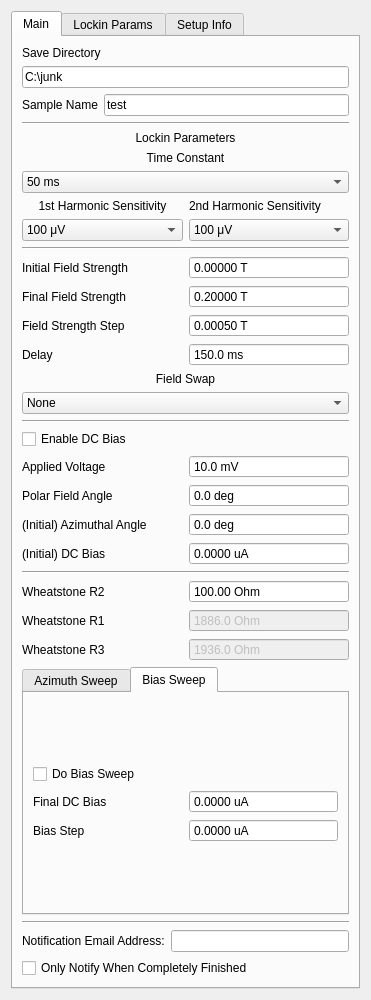
<?xml version="1.0" encoding="UTF-8"?>
<ui version="4.0">
 <class>Form</class>
 <widget class="QWidget" name="Form">
  <property name="geometry">
   <rect>
    <x>0</x>
    <y>0</y>
    <width>371</width>
    <height>1000</height>
   </rect>
  </property>
  <property name="windowTitle">
   <string>Form</string>
  </property>
  <layout class="QVBoxLayout" name="verticalLayout">
   <item>
    <widget class="QTabWidget" name="tabWidget">
     <property name="currentIndex">
      <number>0</number>
     </property>
     <widget class="QWidget" name="tab_3">
      <attribute name="title">
       <string>Main</string>
      </attribute>
      <layout class="QVBoxLayout" name="verticalLayout_4">
       <item>
        <layout class="QGridLayout" name="save_params">
         <item row="0" column="0" colspan="2">
          <widget class="QLabel" name="label_8">
           <property name="text">
            <string>Save Directory</string>
           </property>
          </widget>
         </item>
         <item row="1" column="0" colspan="2">
          <widget class="QLineEdit" name="save_dir">
           <property name="text">
            <string>C:\junk</string>
           </property>
           <property name="placeholderText">
            <string>C:\Users\</string>
           </property>
          </widget>
         </item>
         <item row="2" column="1">
          <widget class="QLineEdit" name="sample_name">
           <property name="text">
            <string>test</string>
           </property>
           <property name="placeholderText">
            <string>test</string>
           </property>
          </widget>
         </item>
         <item row="2" column="0">
          <widget class="QLabel" name="label_12">
           <property name="enabled">
            <bool>true</bool>
           </property>
           <property name="text">
            <string>Sample Name</string>
           </property>
          </widget>
         </item>
        </layout>
       </item>
       <item>
        <widget class="Line" name="line_3">
         <property name="orientation">
          <enum>Qt::Horizontal</enum>
         </property>
        </widget>
       </item>
       <item>
        <layout class="QGridLayout" name="lockin_params">
         <item row="1" column="0" colspan="2">
          <widget class="QLabel" name="label_3">
           <property name="text">
            <string>Time Constant</string>
           </property>
           <property name="alignment">
            <set>Qt::AlignCenter</set>
           </property>
          </widget>
         </item>
         <item row="2" column="0" colspan="2">
          <widget class="QComboBox" name="time_constant">
           <property name="currentText" stdset="0">
            <string>50 ms</string>
           </property>
           <property name="currentIndex">
            <number>10</number>
           </property>
           <item>
            <property name="text">
             <string>10 μs</string>
            </property>
           </item>
           <item>
            <property name="text">
             <string>20 μs</string>
            </property>
           </item>
           <item>
            <property name="text">
             <string>40 μs</string>
            </property>
           </item>
           <item>
            <property name="text">
             <string>80 μs</string>
            </property>
           </item>
           <item>
            <property name="text">
             <string>160 μs</string>
            </property>
           </item>
           <item>
            <property name="text">
             <string>320 μs</string>
            </property>
           </item>
           <item>
            <property name="text">
             <string>640 μs</string>
            </property>
           </item>
           <item>
            <property name="text">
             <string>5 ms</string>
            </property>
           </item>
           <item>
            <property name="text">
             <string>10 ms</string>
            </property>
           </item>
           <item>
            <property name="text">
             <string>20 ms</string>
            </property>
           </item>
           <item>
            <property name="text">
             <string>50 ms</string>
            </property>
           </item>
           <item>
            <property name="text">
             <string>100 ms</string>
            </property>
           </item>
           <item>
            <property name="text">
             <string>200 ms</string>
            </property>
           </item>
           <item>
            <property name="text">
             <string>500 ms</string>
            </property>
           </item>
           <item>
            <property name="text">
             <string>1 s</string>
            </property>
           </item>
           <item>
            <property name="text">
             <string>2 s</string>
            </property>
           </item>
           <item>
            <property name="text">
             <string>5 s</string>
            </property>
           </item>
           <item>
            <property name="text">
             <string>10 s</string>
            </property>
           </item>
           <item>
            <property name="text">
             <string>20 s</string>
            </property>
           </item>
           <item>
            <property name="text">
             <string>50 s</string>
            </property>
           </item>
           <item>
            <property name="text">
             <string>100 s</string>
            </property>
           </item>
           <item>
            <property name="text">
             <string>200 s</string>
            </property>
           </item>
           <item>
            <property name="text">
             <string>500 s</string>
            </property>
           </item>
           <item>
            <property name="text">
             <string>1 ks</string>
            </property>
           </item>
           <item>
            <property name="text">
             <string>2 ks</string>
            </property>
           </item>
           <item>
            <property name="text">
             <string>5 ks</string>
            </property>
           </item>
           <item>
            <property name="text">
             <string>10 ks</string>
            </property>
           </item>
           <item>
            <property name="text">
             <string>20 ks</string>
            </property>
           </item>
           <item>
            <property name="text">
             <string>50 ks</string>
            </property>
           </item>
          </widget>
         </item>
         <item row="0" column="0" colspan="2">
          <widget class="QLabel" name="label_7">
           <property name="text">
            <string>Lockin Parameters</string>
           </property>
           <property name="alignment">
            <set>Qt::AlignCenter</set>
           </property>
          </widget>
         </item>
         <item row="3" column="1">
          <widget class="QLabel" name="label_27">
           <property name="text">
            <string>2nd Harmonic Sensitivity</string>
           </property>
          </widget>
         </item>
         <item row="3" column="0">
          <widget class="QLabel" name="label_2">
           <property name="text">
            <string>1st Harmonic Sensitivity</string>
           </property>
           <property name="alignment">
            <set>Qt::AlignCenter</set>
           </property>
          </widget>
         </item>
         <item row="4" column="0">
          <widget class="QComboBox" name="sensitivity1">
           <property name="editable">
            <bool>false</bool>
           </property>
           <property name="currentIndex">
            <number>15</number>
           </property>
           <item>
            <property name="text">
             <string>0 V</string>
            </property>
           </item>
           <item>
            <property name="text">
             <string>2 nV</string>
            </property>
           </item>
           <item>
            <property name="text">
             <string>5 nV</string>
            </property>
           </item>
           <item>
            <property name="text">
             <string>10 nV</string>
            </property>
           </item>
           <item>
            <property name="text">
             <string>20 nV</string>
            </property>
           </item>
           <item>
            <property name="text">
             <string>50 nV</string>
            </property>
           </item>
           <item>
            <property name="text">
             <string>100 nV</string>
            </property>
           </item>
           <item>
            <property name="text">
             <string>200 nV</string>
            </property>
           </item>
           <item>
            <property name="text">
             <string>500 nV</string>
            </property>
           </item>
           <item>
            <property name="text">
             <string>1 μV</string>
            </property>
           </item>
           <item>
            <property name="text">
             <string>2 μV</string>
            </property>
           </item>
           <item>
            <property name="text">
             <string>5 μV</string>
            </property>
           </item>
           <item>
            <property name="text">
             <string>10 μV</string>
            </property>
           </item>
           <item>
            <property name="text">
             <string>20 μV</string>
            </property>
           </item>
           <item>
            <property name="text">
             <string>50 μV</string>
            </property>
           </item>
           <item>
            <property name="text">
             <string>100 μV</string>
            </property>
           </item>
           <item>
            <property name="text">
             <string>200 μV</string>
            </property>
           </item>
           <item>
            <property name="text">
             <string>500 μV</string>
            </property>
           </item>
           <item>
            <property name="text">
             <string>1 mV</string>
            </property>
           </item>
           <item>
            <property name="text">
             <string>2 mV</string>
            </property>
           </item>
           <item>
            <property name="text">
             <string>5 mV</string>
            </property>
           </item>
           <item>
            <property name="text">
             <string>10 mV</string>
            </property>
           </item>
           <item>
            <property name="text">
             <string>20 mV</string>
            </property>
           </item>
           <item>
            <property name="text">
             <string>50 mV</string>
            </property>
           </item>
           <item>
            <property name="text">
             <string>100 mV</string>
            </property>
           </item>
           <item>
            <property name="text">
             <string>200 mV</string>
            </property>
           </item>
           <item>
            <property name="text">
             <string>500 mV</string>
            </property>
           </item>
           <item>
            <property name="text">
             <string>1 V</string>
            </property>
           </item>
          </widget>
         </item>
         <item row="4" column="1">
          <widget class="QComboBox" name="sensitivity2">
           <property name="editable">
            <bool>false</bool>
           </property>
           <property name="currentIndex">
            <number>15</number>
           </property>
           <item>
            <property name="text">
             <string>0 V</string>
            </property>
           </item>
           <item>
            <property name="text">
             <string>2 nV</string>
            </property>
           </item>
           <item>
            <property name="text">
             <string>5 nV</string>
            </property>
           </item>
           <item>
            <property name="text">
             <string>10 nV</string>
            </property>
           </item>
           <item>
            <property name="text">
             <string>20 nV</string>
            </property>
           </item>
           <item>
            <property name="text">
             <string>50 nV</string>
            </property>
           </item>
           <item>
            <property name="text">
             <string>100 nV</string>
            </property>
           </item>
           <item>
            <property name="text">
             <string>200 nV</string>
            </property>
           </item>
           <item>
            <property name="text">
             <string>500 nV</string>
            </property>
           </item>
           <item>
            <property name="text">
             <string>1 μV</string>
            </property>
           </item>
           <item>
            <property name="text">
             <string>2 μV</string>
            </property>
           </item>
           <item>
            <property name="text">
             <string>5 μV</string>
            </property>
           </item>
           <item>
            <property name="text">
             <string>10 μV</string>
            </property>
           </item>
           <item>
            <property name="text">
             <string>20 μV</string>
            </property>
           </item>
           <item>
            <property name="text">
             <string>50 μV</string>
            </property>
           </item>
           <item>
            <property name="text">
             <string>100 μV</string>
            </property>
           </item>
           <item>
            <property name="text">
             <string>200 μV</string>
            </property>
           </item>
           <item>
            <property name="text">
             <string>500 μV</string>
            </property>
           </item>
           <item>
            <property name="text">
             <string>1 mV</string>
            </property>
           </item>
           <item>
            <property name="text">
             <string>2 mV</string>
            </property>
           </item>
           <item>
            <property name="text">
             <string>5 mV</string>
            </property>
           </item>
           <item>
            <property name="text">
             <string>10 mV</string>
            </property>
           </item>
           <item>
            <property name="text">
             <string>20 mV</string>
            </property>
           </item>
           <item>
            <property name="text">
             <string>50 mV</string>
            </property>
           </item>
           <item>
            <property name="text">
             <string>100 mV</string>
            </property>
           </item>
           <item>
            <property name="text">
             <string>200 mV</string>
            </property>
           </item>
           <item>
            <property name="text">
             <string>500 mV</string>
            </property>
           </item>
           <item>
            <property name="text">
             <string>1 V</string>
            </property>
           </item>
          </widget>
         </item>
        </layout>
       </item>
       <item>
        <widget class="Line" name="line">
         <property name="orientation">
          <enum>Qt::Horizontal</enum>
         </property>
        </widget>
       </item>
       <item>
        <layout class="QGridLayout" name="initial_params">
         <item row="0" column="0">
          <widget class="QLabel" name="label_14">
           <property name="text">
            <string>Initial Field Strength</string>
           </property>
          </widget>
         </item>
         <item row="2" column="0">
          <widget class="QLabel" name="label_9">
           <property name="text">
            <string>Field Strength Step</string>
           </property>
          </widget>
         </item>
         <item row="1" column="0">
          <widget class="QLabel" name="label_19">
           <property name="text">
            <string>Final Field Strength</string>
           </property>
          </widget>
         </item>
         <item row="3" column="0">
          <widget class="QLabel" name="label_15">
           <property name="text">
            <string>Delay</string>
           </property>
          </widget>
         </item>
         <item row="3" column="1">
          <widget class="QDoubleSpinBox" name="delay">
           <property name="buttonSymbols">
            <enum>QAbstractSpinBox::NoButtons</enum>
           </property>
           <property name="suffix">
            <string> ms</string>
           </property>
           <property name="decimals">
            <number>1</number>
           </property>
           <property name="maximum">
            <double>10000.000000000000000</double>
           </property>
           <property name="value">
            <double>150.000000000000000</double>
           </property>
          </widget>
         </item>
         <item row="0" column="1">
          <widget class="QDoubleSpinBox" name="field_start">
           <property name="buttonSymbols">
            <enum>QAbstractSpinBox::NoButtons</enum>
           </property>
           <property name="suffix">
            <string> T</string>
           </property>
           <property name="decimals">
            <number>5</number>
           </property>
           <property name="minimum">
            <double>-0.270000000000000</double>
           </property>
           <property name="maximum">
            <double>0.270000000000000</double>
           </property>
           <property name="singleStep">
            <double>0.000010000000000</double>
           </property>
           <property name="value">
            <double>0.000000000000000</double>
           </property>
          </widget>
         </item>
         <item row="1" column="1">
          <widget class="QDoubleSpinBox" name="field_end">
           <property name="buttonSymbols">
            <enum>QAbstractSpinBox::NoButtons</enum>
           </property>
           <property name="suffix">
            <string> T</string>
           </property>
           <property name="decimals">
            <number>5</number>
           </property>
           <property name="minimum">
            <double>0.000000000000000</double>
           </property>
           <property name="maximum">
            <double>0.270000000000000</double>
           </property>
           <property name="singleStep">
            <double>0.000010000000000</double>
           </property>
           <property name="value">
            <double>0.200000000000000</double>
           </property>
          </widget>
         </item>
         <item row="2" column="1">
          <widget class="QDoubleSpinBox" name="field_step">
           <property name="buttonSymbols">
            <enum>QAbstractSpinBox::NoButtons</enum>
           </property>
           <property name="suffix">
            <string> T</string>
           </property>
           <property name="decimals">
            <number>5</number>
           </property>
           <property name="minimum">
            <double>0.000000000000000</double>
           </property>
           <property name="maximum">
            <double>0.270000000000000</double>
           </property>
           <property name="singleStep">
            <double>0.000010000000000</double>
           </property>
           <property name="value">
            <double>0.000500000000000</double>
           </property>
          </widget>
         </item>
         <item row="4" column="0" colspan="2">
          <widget class="QLabel" name="label_26">
           <property name="text">
            <string>Field Swap</string>
           </property>
           <property name="alignment">
            <set>Qt::AlignCenter</set>
           </property>
          </widget>
         </item>
         <item row="5" column="0" colspan="2">
          <widget class="QComboBox" name="comboBox_2">
           <property name="currentIndex">
            <number>0</number>
           </property>
           <item>
            <property name="text">
             <string>None</string>
            </property>
           </item>
           <item>
            <property name="text">
             <string>Hysteretic</string>
            </property>
           </item>
           <item>
            <property name="text">
             <string>Maximum</string>
            </property>
           </item>
          </widget>
         </item>
        </layout>
       </item>
       <item>
        <widget class="Line" name="line_4">
         <property name="orientation">
          <enum>Qt::Horizontal</enum>
         </property>
        </widget>
       </item>
       <item>
        <widget class="QCheckBox" name="use_bias">
         <property name="text">
          <string>Enable DC Bias</string>
         </property>
         <property name="tristate">
          <bool>false</bool>
         </property>
        </widget>
       </item>
       <item>
        <layout class="QGridLayout" name="gridLayout_4">
         <item row="1" column="1">
          <widget class="QDoubleSpinBox" name="polar_field">
           <property name="buttonSymbols">
            <enum>QAbstractSpinBox::NoButtons</enum>
           </property>
           <property name="suffix">
            <string> deg</string>
           </property>
           <property name="decimals">
            <number>1</number>
           </property>
           <property name="maximum">
            <double>90.000000000000000</double>
           </property>
          </widget>
         </item>
         <item row="0" column="0">
          <widget class="QLabel" name="label">
           <property name="text">
            <string>Applied Voltage</string>
           </property>
          </widget>
         </item>
         <item row="2" column="0">
          <widget class="QLabel" name="label_4">
           <property name="text">
            <string>(Initial) Azimuthal Angle</string>
           </property>
          </widget>
         </item>
         <item row="2" column="1">
          <widget class="QDoubleSpinBox" name="azimuth_start">
           <property name="buttonSymbols">
            <enum>QAbstractSpinBox::NoButtons</enum>
           </property>
           <property name="suffix">
            <string> deg</string>
           </property>
           <property name="decimals">
            <number>1</number>
           </property>
           <property name="maximum">
            <double>360.000000000000000</double>
           </property>
           <property name="singleStep">
            <double>0.500000000000000</double>
           </property>
          </widget>
         </item>
         <item row="1" column="0">
          <widget class="QLabel" name="label_10">
           <property name="text">
            <string>Polar Field Angle</string>
           </property>
          </widget>
         </item>
         <item row="0" column="1">
          <widget class="QDoubleSpinBox" name="applied_voltage">
           <property name="buttonSymbols">
            <enum>QAbstractSpinBox::NoButtons</enum>
           </property>
           <property name="suffix">
            <string> mV</string>
           </property>
           <property name="decimals">
            <number>1</number>
           </property>
           <property name="maximum">
            <double>5000.000000000000000</double>
           </property>
           <property name="singleStep">
            <double>0.100000000000000</double>
           </property>
           <property name="value">
            <double>10.000000000000000</double>
           </property>
          </widget>
         </item>
         <item row="3" column="0">
          <widget class="QLabel" name="label_21">
           <property name="text">
            <string>(Initial) DC Bias</string>
           </property>
          </widget>
         </item>
         <item row="3" column="1">
          <widget class="QDoubleSpinBox" name="bias_start">
           <property name="buttonSymbols">
            <enum>QAbstractSpinBox::NoButtons</enum>
           </property>
           <property name="suffix">
            <string> uA</string>
           </property>
           <property name="decimals">
            <number>4</number>
           </property>
           <property name="maximum">
            <double>10000.000000000000000</double>
           </property>
          </widget>
         </item>
        </layout>
       </item>
       <item>
        <widget class="Line" name="line_6">
         <property name="orientation">
          <enum>Qt::Horizontal</enum>
         </property>
        </widget>
       </item>
       <item>
        <layout class="QGridLayout" name="gridLayout_3">
         <item row="1" column="0">
          <widget class="QLabel" name="label_13">
           <property name="text">
            <string>Wheatstone R1</string>
           </property>
          </widget>
         </item>
         <item row="2" column="0">
          <widget class="QLabel" name="label_16">
           <property name="text">
            <string>Wheatstone R3</string>
           </property>
          </widget>
         </item>
         <item row="1" column="1">
          <widget class="QDoubleSpinBox" name="wheatstone_R1">
           <property name="enabled">
            <bool>false</bool>
           </property>
           <property name="buttonSymbols">
            <enum>QAbstractSpinBox::NoButtons</enum>
           </property>
           <property name="suffix">
            <string> Ohm</string>
           </property>
           <property name="decimals">
            <number>1</number>
           </property>
           <property name="maximum">
            <double>9999.000000000000000</double>
           </property>
           <property name="value">
            <double>1886.000000000000000</double>
           </property>
          </widget>
         </item>
         <item row="2" column="1">
          <widget class="QDoubleSpinBox" name="wheatstone_R3">
           <property name="enabled">
            <bool>false</bool>
           </property>
           <property name="buttonSymbols">
            <enum>QAbstractSpinBox::NoButtons</enum>
           </property>
           <property name="suffix">
            <string> Ohm</string>
           </property>
           <property name="decimals">
            <number>1</number>
           </property>
           <property name="maximum">
            <double>9999.000000000000000</double>
           </property>
           <property name="value">
            <double>1936.000000000000000</double>
           </property>
          </widget>
         </item>
         <item row="0" column="0">
          <widget class="QLabel" name="label_11">
           <property name="text">
            <string>Wheatstone R2</string>
           </property>
          </widget>
         </item>
         <item row="0" column="1">
          <widget class="QDoubleSpinBox" name="wheatstone_R2">
           <property name="buttonSymbols">
            <enum>QAbstractSpinBox::NoButtons</enum>
           </property>
           <property name="suffix">
            <string> Ohm</string>
           </property>
           <property name="decimals">
            <number>2</number>
           </property>
           <property name="maximum">
            <double>99999.000000000000000</double>
           </property>
           <property name="singleStep">
            <double>0.010000000000000</double>
           </property>
           <property name="value">
            <double>100.000000000000000</double>
           </property>
          </widget>
         </item>
        </layout>
       </item>
       <item>
        <widget class="QTabWidget" name="tabs">
         <property name="currentIndex">
          <number>1</number>
         </property>
         <widget class="QWidget" name="tab">
          <property name="styleSheet">
           <string notr="true"/>
          </property>
          <attribute name="title">
           <string>Azimuth Sweep</string>
          </attribute>
          <layout class="QVBoxLayout" name="verticalLayout_2">
           <item>
            <layout class="QGridLayout" name="gridLayout_2">
             <item row="1" column="0">
              <widget class="QLabel" name="label_5">
               <property name="text">
                <string>Final Azimuthal Angle</string>
               </property>
              </widget>
             </item>
             <item row="1" column="1">
              <widget class="QDoubleSpinBox" name="azimuth_end">
               <property name="buttonSymbols">
                <enum>QAbstractSpinBox::NoButtons</enum>
               </property>
               <property name="suffix">
                <string> deg</string>
               </property>
              </widget>
             </item>
             <item row="2" column="0">
              <widget class="QLabel" name="label_6">
               <property name="text">
                <string>Azimuth Step</string>
               </property>
              </widget>
             </item>
             <item row="2" column="1">
              <widget class="QDoubleSpinBox" name="azimuth_step">
               <property name="buttonSymbols">
                <enum>QAbstractSpinBox::NoButtons</enum>
               </property>
               <property name="suffix">
                <string> deg</string>
               </property>
              </widget>
             </item>
             <item row="0" column="0" colspan="2">
              <widget class="QCheckBox" name="do_azimuth_sweep">
               <property name="text">
                <string>Do Azimuth Sweep</string>
               </property>
               <property name="tristate">
                <bool>false</bool>
               </property>
              </widget>
             </item>
            </layout>
           </item>
          </layout>
         </widget>
         <widget class="QWidget" name="tab_2">
          <attribute name="title">
           <string>Bias Sweep</string>
          </attribute>
          <layout class="QVBoxLayout" name="verticalLayout_3">
           <item>
            <layout class="QGridLayout" name="gridLayout">
             <item row="0" column="0" colspan="2">
              <widget class="QCheckBox" name="do_bias_sweep">
               <property name="text">
                <string>Do Bias Sweep</string>
               </property>
               <property name="tristate">
                <bool>false</bool>
               </property>
              </widget>
             </item>
             <item row="1" column="0">
              <widget class="QLabel" name="label_18">
               <property name="text">
                <string>Final DC Bias</string>
               </property>
              </widget>
             </item>
             <item row="1" column="1">
              <widget class="QDoubleSpinBox" name="bias_end">
               <property name="buttonSymbols">
                <enum>QAbstractSpinBox::NoButtons</enum>
               </property>
               <property name="suffix">
                <string> uA</string>
               </property>
               <property name="decimals">
                <number>4</number>
               </property>
               <property name="maximum">
                <double>10000.000000000000000</double>
               </property>
              </widget>
             </item>
             <item row="2" column="0">
              <widget class="QLabel" name="label_20">
               <property name="text">
                <string>Bias Step</string>
               </property>
              </widget>
             </item>
             <item row="2" column="1">
              <widget class="QDoubleSpinBox" name="bias_step">
               <property name="buttonSymbols">
                <enum>QAbstractSpinBox::NoButtons</enum>
               </property>
               <property name="suffix">
                <string> uA</string>
               </property>
               <property name="decimals">
                <number>4</number>
               </property>
               <property name="maximum">
                <double>10000.000000000000000</double>
               </property>
              </widget>
             </item>
            </layout>
           </item>
          </layout>
         </widget>
        </widget>
       </item>
       <item>
        <widget class="Line" name="line_5">
         <property name="orientation">
          <enum>Qt::Horizontal</enum>
         </property>
        </widget>
       </item>
       <item>
        <layout class="QHBoxLayout" name="horizontalLayout">
         <item>
          <widget class="QLabel" name="label_17">
           <property name="text">
            <string>Notification Email Address:</string>
           </property>
          </widget>
         </item>
         <item>
          <widget class="QLineEdit" name="notify_email"/>
         </item>
        </layout>
       </item>
       <item>
        <widget class="QCheckBox" name="notify_at_end">
         <property name="text">
          <string>Only Notify When Completely Finished</string>
         </property>
        </widget>
       </item>
      </layout>
     </widget>
     <widget class="QWidget" name="tab_4">
      <attribute name="title">
       <string>Lockin Params</string>
      </attribute>
      <layout class="QVBoxLayout" name="verticalLayout_6">
       <item>
        <layout class="QGridLayout" name="gridLayout_5">
         <item row="1" column="1">
          <widget class="QDoubleSpinBox" name="lockin_phase1">
           <property name="buttonSymbols">
            <enum>QAbstractSpinBox::NoButtons</enum>
           </property>
           <property name="suffix">
            <string> deg</string>
           </property>
           <property name="decimals">
            <number>2</number>
           </property>
           <property name="minimum">
            <double>-360.000000000000000</double>
           </property>
           <property name="maximum">
            <double>360.000000000000000</double>
           </property>
           <property name="singleStep">
            <double>0.001000000000000</double>
           </property>
           <property name="value">
            <double>0.000000000000000</double>
           </property>
          </widget>
         </item>
         <item row="1" column="0">
          <widget class="QLabel" name="label_23">
           <property name="text">
            <string>1st Harmonic Phase</string>
           </property>
          </widget>
         </item>
         <item row="3" column="1">
          <widget class="QDoubleSpinBox" name="lockin_ac_gain">
           <property name="buttonSymbols">
            <enum>QAbstractSpinBox::NoButtons</enum>
           </property>
           <property name="suffix">
            <string> dB</string>
           </property>
           <property name="decimals">
            <number>1</number>
           </property>
           <property name="maximum">
            <double>100.000000000000000</double>
           </property>
           <property name="value">
            <double>0.000000000000000</double>
           </property>
          </widget>
         </item>
         <item row="3" column="0">
          <widget class="QLabel" name="label_24">
           <property name="text">
            <string>AC Gain</string>
           </property>
          </widget>
         </item>
         <item row="0" column="0">
          <widget class="QLabel" name="label_22">
           <property name="text">
            <string>Oscillator Frequency</string>
           </property>
          </widget>
         </item>
         <item row="0" column="1">
          <widget class="QDoubleSpinBox" name="lockin_freq">
           <property name="buttonSymbols">
            <enum>QAbstractSpinBox::NoButtons</enum>
           </property>
           <property name="suffix">
            <string> Hz</string>
           </property>
           <property name="decimals">
            <number>2</number>
           </property>
           <property name="maximum">
            <double>10000.000000000000000</double>
           </property>
           <property name="value">
            <double>137.169999999999987</double>
           </property>
          </widget>
         </item>
         <item row="4" column="0">
          <widget class="QLabel" name="label_25">
           <property name="text">
            <string>Sense Mode</string>
           </property>
          </widget>
         </item>
         <item row="4" column="1">
          <widget class="QComboBox" name="comboBox">
           <property name="currentIndex">
            <number>2</number>
           </property>
           <item>
            <property name="text">
             <string>A</string>
            </property>
           </item>
           <item>
            <property name="text">
             <string>-B</string>
            </property>
           </item>
           <item>
            <property name="text">
             <string>A-B</string>
            </property>
           </item>
          </widget>
         </item>
         <item row="2" column="0">
          <widget class="QLabel" name="label_28">
           <property name="text">
            <string>2nd Harmonic Phase</string>
           </property>
          </widget>
         </item>
         <item row="2" column="1">
          <widget class="QDoubleSpinBox" name="lockin_phase2">
           <property name="buttonSymbols">
            <enum>QAbstractSpinBox::NoButtons</enum>
           </property>
           <property name="suffix">
            <string> deg</string>
           </property>
           <property name="decimals">
            <number>2</number>
           </property>
           <property name="minimum">
            <double>-360.000000000000000</double>
           </property>
           <property name="maximum">
            <double>360.000000000000000</double>
           </property>
           <property name="singleStep">
            <double>0.001000000000000</double>
           </property>
           <property name="value">
            <double>0.000000000000000</double>
           </property>
          </widget>
         </item>
        </layout>
       </item>
       <item>
        <spacer name="verticalSpacer_2">
         <property name="orientation">
          <enum>Qt::Vertical</enum>
         </property>
         <property name="sizeHint" stdset="0">
          <size>
           <width>20</width>
           <height>753</height>
          </size>
         </property>
        </spacer>
       </item>
      </layout>
     </widget>
     <widget class="QWidget" name="tab_5">
      <attribute name="title">
       <string>Setup Info</string>
      </attribute>
      <layout class="QVBoxLayout" name="verticalLayout_5">
       <item>
        <layout class="QGridLayout" name="station_params">
         <item row="0" column="0">
          <widget class="QLabel" name="label_12">
           <property name="enabled">
            <bool>true</bool>
           </property>
           <property name="text">
            <string>Probe Station</string>
           </property>
          </widget>
         </item>
         <item row="0" column="1">
          <widget class="QLabel" name="station_name">
           <property name="enabled">
            <bool>true</bool>
           </property>
          </widget>
         </item>
         <item row="2" column="0" colspan="2">
          <widget class="QLineEdit" name="calib_file"/>
         </item>
         <item row="1" column="0">
          <widget class="QLabel" name="label_12">
           <property name="enabled">
            <bool>true</bool>
           </property>
           <property name="text">
            <string>Calibration File</string>
           </property>
          </widget>
         </item>
        </layout>
       </item>
       <item>
        <spacer name="verticalSpacer">
         <property name="orientation">
          <enum>Qt::Vertical</enum>
         </property>
         <property name="sizeHint" stdset="0">
          <size>
           <width>20</width>
           <height>799</height>
          </size>
         </property>
        </spacer>
       </item>
      </layout>
     </widget>
    </widget>
   </item>
  </layout>
 </widget>
 <resources/>
 <connections/>
</ui>
